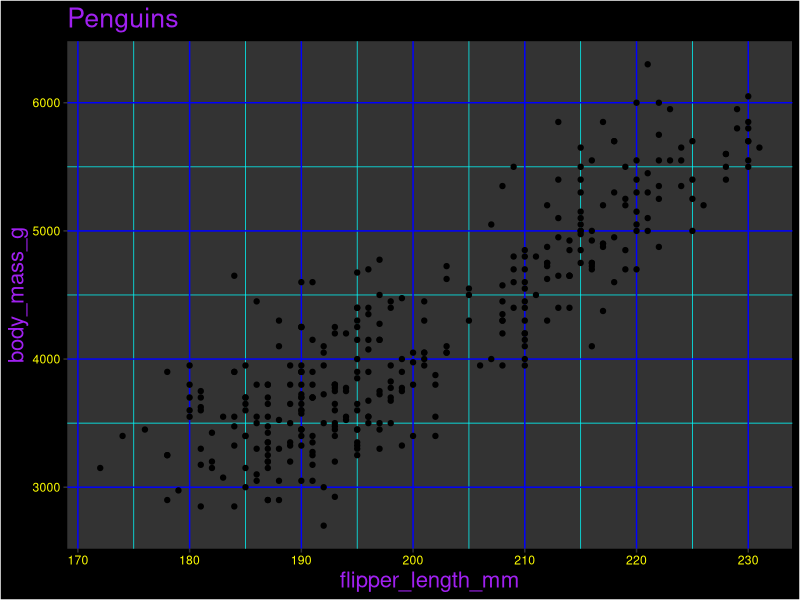

Write R code to recreate this figure.
## ---- chunk 1
library(tidyverse)
library(palmerpenguins)
## ---- chunk 2
ggplot(data = penguins, aes(x = flipper_length_mm, y = body_mass_g)) + geom_point() +
  labs(title = "Penguins") +
  theme(title = element_text(size = 16, color = "purple"),
        plot.background = element_rect(fill = "black"),
        panel.background = element_rect("gray20"),
        axis.text = element_text(color = "yellow"),
        panel.grid.major = element_line(color = "blue"),
        panel.grid.minor = element_line(color = "cyan"))
